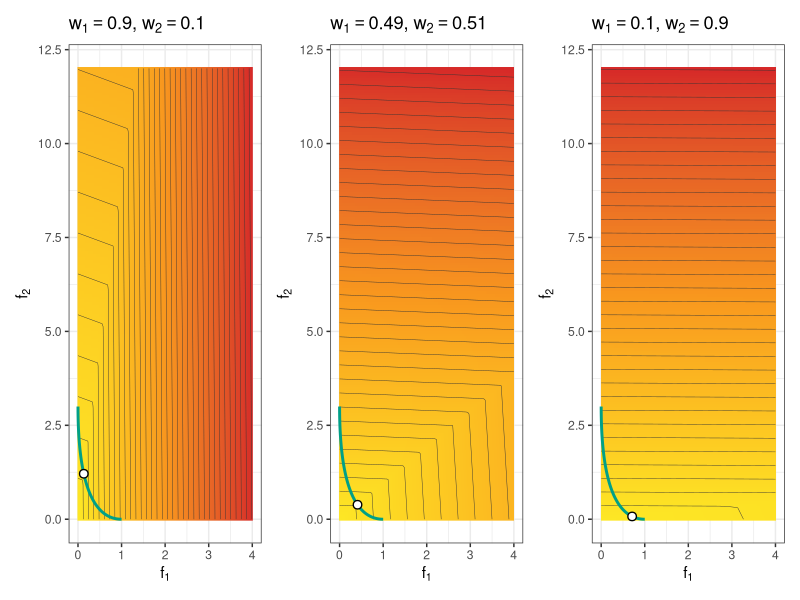

This figure's R source:
# Used in: slides/11-multicrit/04-bo.tex
#
# Visualizes the augmented Chebyshev scalarization used by ParEGO for different
# weight vectors and overlays the Pareto front of the toy objectives.

library(data.table)
library(ggplot2)
library(patchwork)

set.seed(1L)

output_dir = "../figure"
resolution = 160L
rho = 0.05

theme_set(theme_bw(base_size = 11))

f1 = function(x) {
  (x - 1)^2
}

f2 = function(x) {
  3 * (x - 2)^2
}

augmented_chebyshev = function(y1, y2, w1, w2, rho = 0.05) {
  pmax(w1 * y1, w2 * y2) + rho * (w1 * y1 + w2 * y2)
}

plot_scalarization = function(w1, w2, grid, pareto_front) {
  plot_grid = copy(grid)
  plot_grid[, scalarized_value := augmented_chebyshev(f1, f2, w1 = w1, w2 = w2, rho = rho)]
  front_optimum = copy(pareto_front)
  front_optimum[, scalarized_value := augmented_chebyshev(f1, f2, w1 = w1, w2 = w2, rho = rho)]
  front_optimum = front_optimum[which.min(scalarized_value)]

  ggplot(plot_grid, aes(x = f1, y = f2, fill = scalarized_value, z = scalarized_value)) +
    geom_raster() +
    geom_contour(
      data = plot_grid,
      aes(x = f1, y = f2, z = scalarized_value),
      inherit.aes = FALSE,
      color = "grey20",
      bins = 35,
      linewidth = 0.15
    ) +
    geom_path(data = pareto_front, aes(x = f1, y = f2), inherit.aes = FALSE, color = "#00A087", linewidth = 1) +
    geom_point(
      data = front_optimum,
      aes(x = f1, y = f2),
      inherit.aes = FALSE,
      shape = 21,
      color = "black",
      fill = "white",
      stroke = 0.7,
      size = 2.4
    ) +
    scale_fill_gradientn(colors = c("#FDE725", "#F8961E", "#D62828")) +
    labs(
      x = expression(f[1]),
      y = expression(f[2]),
      fill = "Scalarized\nvalue",
      title = bquote(w[1] == .(w1) * "," ~ w[2] == .(w2))
    ) +
    theme(legend.position = "none")
}

objective_grid = CJ(
  f1 = seq(0, 4, length.out = resolution),
  f2 = seq(0, 12, length.out = resolution)
)

front_x = seq(1, 2, length.out = resolution)
pareto_front = data.table(f1 = f1(front_x), f2 = f2(front_x))
setorder(pareto_front, f1)

parego_plot = plot_scalarization(0.90, 0.10, objective_grid, pareto_front) +
  plot_scalarization(0.49, 0.51, objective_grid, pareto_front) +
  plot_scalarization(0.10, 0.90, objective_grid, pareto_front) +
  plot_layout(nrow = 1L)

if (interactive()) {
  print(parego_plot)
}

ggsave(file.path(output_dir, "parego_viz.png"), parego_plot, width = 9, height = 3, dpi = 300)
